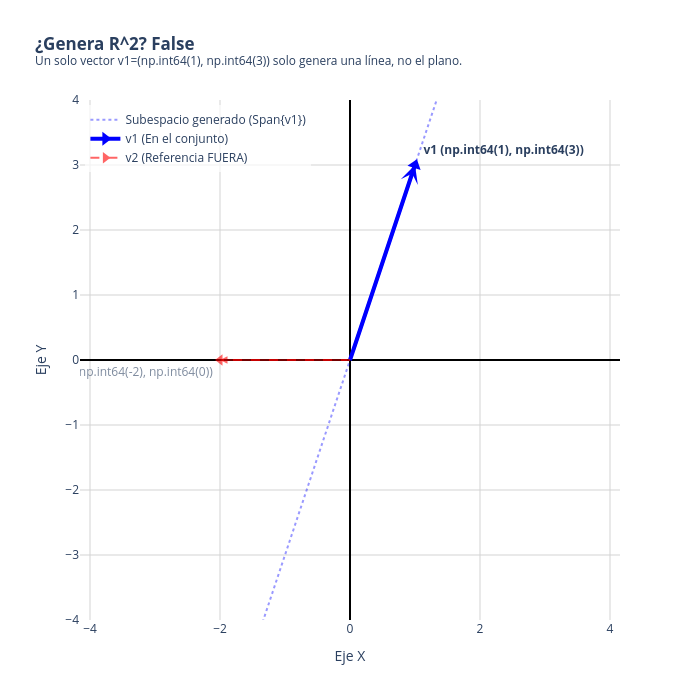

Notebook code for this chart:
### Code cell
# ==========================================
# 2. Visualización con PLOTLY
# ==========================================

# Datos para el Span (la línea infinita de v1)
t_plotly = np.linspace(-limit*3, limit*3, 2) # Solo necesitamos 2 puntos para una línea recta
span_plotly_x = t_plotly * v1[0]
span_plotly_y = t_plotly * v1[1]

fig = go.Figure()

# --- Capas de la visualización ---

# 1. El Span (Línea discontinua)
fig.add_trace(go.Scatter(
    x=span_plotly_x, 
    y=span_plotly_y,
    mode='lines',
    line=dict(color=v1_color, width=2, dash='dot'),
    name='Subespacio generado (Span{v1})',
    opacity=0.4,
    showlegend=True
))

# 2. Vector v1 (como flecha)
# Plotly no tiene quiver nativo simple, usamos scatter + annotations
fig.add_trace(go.Scatter(
    x=[0, v1[0]],
    y=[0, v1[1]],
    mode='lines+markers+text',
    line=dict(color=v1_color, width=4),
    marker=dict(size=12, symbol='triangle-up', angleref='previous'),
    text=['', f'<b>v1 {tuple(v1)}</b>'],
    textposition='top right',
    name='v1 (En el conjunto)',
    showlegend=True
))

# 3. Vector v2 (como flecha de referencia)
fig.add_trace(go.Scatter(
    x=[0, v2[0]],
    y=[0, v2[1]],
    mode='lines+markers+text',
    line=dict(color=v2_ref_color, width=2, dash='dash'),
    marker=dict(size=10, symbol='triangle-up', angleref='previous'),
    text=['', f'v2 {tuple(v2)}'],
    textposition='bottom left',
    name='v2 (Referencia FUERA)',
    opacity=0.6,
    showlegend=True
))

# --- Configuración del Diseño ---

titulo_plotly = (
    f"<b>¿Genera R^2? {resultado_generacion}</b><br>"
    f"<sup>Un solo vector v1={tuple(v1)} solo genera una línea, no el plano.</sup>"
)

fig.update_layout(
    title=titulo_plotly,
    xaxis=dict(title='Eje X', range=[-limit, limit], zeroline=True, zerolinecolor='black', gridcolor='lightgray'),
    yaxis=dict(title='Eje Y', range=[-limit, limit], zeroline=True, zerolinecolor='black', gridcolor='lightgray', scaleanchor="x", scaleratio=1),
    width=700,
    height=700,
    paper_bgcolor='white',
    plot_bgcolor='white',
    legend=dict(yanchor="top", y=0.99, xanchor="left", x=0.01, bgcolor="rgba(255, 255, 255, 0.7)")
)

# Flecha de anotación extra para v1 (mejor estética de flecha)
fig.add_annotation(
    x=v1[0], y=v1[1],
    ax=0, ay=0,
    xref="x", yref="y",
    axref="x", ayref="y",
    showarrow=True,
    arrowhead=3,
    arrowsize=1,
    arrowwidth=3,
    arrowcolor=v1_color
)

# Flecha de anotación extra para v2
fig.add_annotation(
    x=v2[0], y=v2[1],
    ax=0, ay=0,
    xref="x", yref="y",
    axref="x", ayref="y",
    showarrow=True,
    arrowhead=2,
    arrowsize=1,
    arrowwidth=1.5,
    arrowcolor=v2_ref_color,
    opacity=0.6
)


# Mostrar Plotly
fig.show()
fig.write_image(r"C:\Users\marco\Downloads\2_parcial_visualizacion_plotly.png")

### Figure 1 — Plotly figure (JSON) as saved in the notebook; plotly's stock layout.template omitted (floating-point values rounded to 4 significant figures)
{"data": [{"line": {"color": "blue", "dash": "dot", "width": 2}, "mode": "lines", "name": "Subespacio generado (Span{v1})", "opacity": 0.4, "showlegend": true, "type": "scatter", "x": [-12.0, 12.0], "y": [-36.0, 36.0]}, {"line": {"color": "blue", "width": 4}, "marker": {"angleref": "previous", "size": 12, "symbol": "triangle-up"}, "mode": "lines+markers+text", "name": "v1 (En el conjunto)", "showlegend": true, "text": ["", "<b>v1 (np.int64(1), np.int64(3))</b>"], "textposition": "top right", "type": "scatter", "x": [0, 1], "y": [0, 3]}, {"line": {"color": "red", "dash": "dash", "width": 2}, "marker": {"angleref": "previous", "size": 10, "symbol": "triangle-up"}, "mode": "lines+markers+text", "name": "v2 (Referencia FUERA)", "opacity": 0.6, "showlegend": true, "text": ["", "v2 (np.int64(-2), np.int64(0))"], "textposition": "bottom left", "type": "scatter", "x": [0, -2], "y": [0, 0]}], "layout": {"annotations": [{"arrowcolor": "blue", "arrowhead": 3, "arrowsize": 1, "arrowwidth": 3, "ax": 0, "axref": "x", "ay": 0, "ayref": "y", "showarrow": true, "x": 1, "xref": "x", "y": 3, "yref": "y"}, {"arrowcolor": "red", "arrowhead": 2, "arrowsize": 1, "arrowwidth": 1.5, "ax": 0, "axref": "x", "ay": 0, "ayref": "y", "opacity": 0.6, "showarrow": true, "x": -2, "xref": "x", "y": 0, "yref": "y"}], "height": 700, "legend": {"bgcolor": "rgba(255, 255, 255, 0.7)", "x": 0.01, "xanchor": "left", "y": 0.99, "yanchor": "top"}, "paper_bgcolor": "white", "plot_bgcolor": "white", "title": {"text": "<b>¿Genera R^2? False</b><br><sup>Un solo vector v1=(np.int64(1), np.int64(3)) solo genera una línea, no el plano.</sup>"}, "width": 700, "xaxis": {"gridcolor": "lightgray", "range": [-4, 4], "title": {"text": "Eje X"}, "zeroline": true, "zerolinecolor": "black"}, "yaxis": {"gridcolor": "lightgray", "range": [-4, 4], "scaleanchor": "x", "scaleratio": 1, "title": {"text": "Eje Y"}, "zeroline": true, "zerolinecolor": "black"}}}
